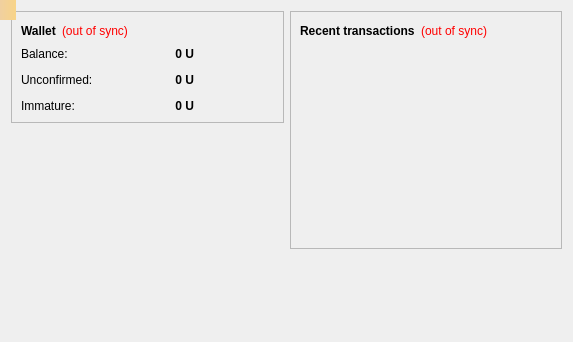
<?xml version="1.0" encoding="UTF-8"?>
<ui version="4.0">
 <class>OverviewPage</class>
 <widget class="QWidget" name="OverviewPage">
  <property name="geometry">
   <rect>
    <x>0</x>
    <y>0</y>
    <width>573</width>
    <height>342</height>
   </rect>
  </property>
  <property name="windowTitle">
   <string>Form</string>
  </property>
  <layout class="QGridLayout" name="gridLayout_2">
   <item row="0" column="0">
    <layout class="QHBoxLayout" name="horizontalLayout" stretch="1,1">
     <item>
      <layout class="QVBoxLayout" name="verticalLayout_2">
       <item>
        <widget class="QFrame" name="frame">
         <property name="frameShape">
          <enum>QFrame::StyledPanel</enum>
         </property>
         <property name="frameShadow">
          <enum>QFrame::Raised</enum>
         </property>
         <layout class="QVBoxLayout" name="verticalLayout_4">
          <item>
           <layout class="QHBoxLayout" name="horizontalLayout_4">
            <item>
             <widget class="QLabel" name="label_5">
              <property name="font">
               <font>
                <weight>75</weight>
                <bold>true</bold>
               </font>
              </property>
              <property name="text">
               <string>Wallet</string>
              </property>
             </widget>
            </item>
            <item>
             <widget class="QLabel" name="labelWalletStatus">
              <property name="toolTip">
               <string>&lt;html&gt;&lt;head/&gt;&lt;body&gt;&lt;p&gt;The displayed information may be out of date. Your wallet automatically synchronizes with the Uwallet network after a connection is established, but this process has not completed yet.&lt;/p&gt;&lt;/body&gt;&lt;/html&gt;</string>
              </property>
              <property name="styleSheet">
               <string notr="true">QLabel { color: red; }</string>
              </property>
              <property name="text">
               <string notr="true">(out of sync)</string>
              </property>
              <property name="alignment">
               <set>Qt::AlignLeading|Qt::AlignLeft|Qt::AlignVCenter</set>
              </property>
             </widget>
            </item>
            <item>
             <spacer name="horizontalSpacer_2">
              <property name="orientation">
               <enum>Qt::Horizontal</enum>
              </property>
              <property name="sizeHint" stdset="0">
               <size>
                <width>40</width>
                <height>20</height>
               </size>
              </property>
             </spacer>
            </item>
           </layout>
          </item>
          <item>
           <layout class="QGridLayout" name="gridLayout" columnstretch="3,7">
            <property name="spacing">
             <number>12</number>
            </property>
            <item row="0" column="0">
             <widget class="QLabel" name="label">
              <property name="text">
               <string>Balance:</string>
              </property>
             </widget>
            </item>
            <item row="0" column="1">
             <widget class="QLabel" name="labelBalance">
              <property name="font">
               <font>
                <weight>75</weight>
                <bold>true</bold>
               </font>
              </property>
              <property name="cursor">
               <cursorShape>IBeamCursor</cursorShape>
              </property>
              <property name="toolTip">
               <string>Your current balance</string>
              </property>
              <property name="layoutDirection">
               <enum>Qt::LeftToRight</enum>
              </property>
              <property name="text">
               <string notr="true">0 U</string>
              </property>
              <property name="alignment">
               <set>Qt::AlignRight|Qt::AlignTrailing|Qt::AlignVCenter</set>
              </property>
              <property name="indent">
               <number>80</number>
              </property>
              <property name="textInteractionFlags">
               <set>Qt::LinksAccessibleByMouse|Qt::TextSelectableByKeyboard|Qt::TextSelectableByMouse</set>
              </property>
             </widget>
            </item>
            <item row="1" column="0">
             <widget class="QLabel" name="label_3">
              <property name="text">
               <string>Unconfirmed:</string>
              </property>
             </widget>
            </item>
            <item row="1" column="1">
             <widget class="QLabel" name="labelUnconfirmed">
              <property name="font">
               <font>
                <weight>75</weight>
                <bold>true</bold>
               </font>
              </property>
              <property name="cursor">
               <cursorShape>IBeamCursor</cursorShape>
              </property>
              <property name="toolTip">
               <string>Total of transactions that have yet to be confirmed, and do not yet count toward the current balance</string>
              </property>
              <property name="layoutDirection">
               <enum>Qt::LeftToRight</enum>
              </property>
              <property name="text">
               <string notr="true">0 U</string>
              </property>
              <property name="alignment">
               <set>Qt::AlignRight|Qt::AlignTrailing|Qt::AlignVCenter</set>
              </property>
              <property name="indent">
               <number>80</number>
              </property>
              <property name="textInteractionFlags">
               <set>Qt::LinksAccessibleByMouse|Qt::TextSelectableByKeyboard|Qt::TextSelectableByMouse</set>
              </property>
             </widget>
            </item>
            <item row="2" column="0">
             <widget class="QLabel" name="labelImmatureText">
              <property name="text">
               <string>Immature:</string>
              </property>
             </widget>
            </item>
            <item row="2" column="1">
             <widget class="QLabel" name="labelImmature">
              <property name="font">
               <font>
                <weight>75</weight>
                <bold>true</bold>
               </font>
              </property>
              <property name="toolTip">
               <string>Mined balance that has not yet matured</string>
              </property>
              <property name="layoutDirection">
               <enum>Qt::LeftToRight</enum>
              </property>
              <property name="text">
               <string notr="true">0 U</string>
              </property>
              <property name="alignment">
               <set>Qt::AlignRight|Qt::AlignTrailing|Qt::AlignVCenter</set>
              </property>
              <property name="indent">
               <number>80</number>
              </property>
              <property name="textInteractionFlags">
               <set>Qt::LinksAccessibleByMouse|Qt::TextSelectableByKeyboard|Qt::TextSelectableByMouse</set>
              </property>
             </widget>
            </item>
           </layout>
          </item>
         </layout>
        </widget>
       </item>
       <item>
        <spacer name="verticalSpacer_3">
         <property name="orientation">
          <enum>Qt::Vertical</enum>
         </property>
         <property name="sizeHint" stdset="0">
          <size>
           <width>20</width>
           <height>40</height>
          </size>
         </property>
        </spacer>
       </item>
       <item>
        <widget class="QLabel" name="label_wallet_bgcoin">
         <property name="text">
          <string/>
         </property>
         <property name="pixmap">
          <pixmap resource="../bitcoin.qrc">:/images/wallet_bgcoin</pixmap>
         </property>
         <property name="scaledContents">
          <bool>false</bool>
         </property>
         <property name="alignment">
          <set>Qt::AlignCenter</set>
         </property>
         <property name="margin">
          <number>0</number>
         </property>
        </widget>
       </item>
       <item>
        <spacer name="verticalSpacer">
         <property name="orientation">
          <enum>Qt::Vertical</enum>
         </property>
         <property name="sizeHint" stdset="0">
          <size>
           <width>20</width>
           <height>40</height>
          </size>
         </property>
        </spacer>
       </item>
      </layout>
     </item>
     <item>
      <layout class="QVBoxLayout" name="verticalLayout_3">
       <item>
        <widget class="QFrame" name="frame_2">
         <property name="frameShape">
          <enum>QFrame::StyledPanel</enum>
         </property>
         <property name="frameShadow">
          <enum>QFrame::Raised</enum>
         </property>
         <layout class="QVBoxLayout" name="verticalLayout">
          <item>
           <layout class="QHBoxLayout" name="horizontalLayout_2">
            <item>
             <widget class="QLabel" name="label_4">
              <property name="text">
               <string>&lt;b&gt;Recent transactions&lt;/b&gt;</string>
              </property>
             </widget>
            </item>
            <item>
             <widget class="QLabel" name="labelTransactionsStatus">
              <property name="toolTip">
               <string>&lt;html&gt;&lt;head/&gt;&lt;body&gt;&lt;p&gt;The displayed information may be out of date. Your wallet automatically synchronizes with the Uwallet network after a connection is established, but this process has not completed yet.&lt;/p&gt;&lt;/body&gt;&lt;/html&gt;</string>
              </property>
              <property name="styleSheet">
               <string notr="true">QLabel { color: red; }</string>
              </property>
              <property name="text">
               <string notr="true">(out of sync)</string>
              </property>
              <property name="alignment">
               <set>Qt::AlignRight|Qt::AlignTrailing|Qt::AlignVCenter</set>
              </property>
             </widget>
            </item>
            <item>
             <spacer name="horizontalSpacer">
              <property name="orientation">
               <enum>Qt::Horizontal</enum>
              </property>
              <property name="sizeHint" stdset="0">
               <size>
                <width>40</width>
                <height>20</height>
               </size>
              </property>
             </spacer>
            </item>
           </layout>
          </item>
          <item>
           <widget class="QListView" name="listTransactions">
            <property name="styleSheet">
             <string notr="true">QListView { background: transparent; }</string>
            </property>
            <property name="frameShape">
             <enum>QFrame::NoFrame</enum>
            </property>
            <property name="verticalScrollBarPolicy">
             <enum>Qt::ScrollBarAlwaysOff</enum>
            </property>
            <property name="horizontalScrollBarPolicy">
             <enum>Qt::ScrollBarAlwaysOff</enum>
            </property>
            <property name="selectionMode">
             <enum>QAbstractItemView::NoSelection</enum>
            </property>
           </widget>
          </item>
         </layout>
        </widget>
       </item>
       <item>
        <spacer name="verticalSpacer_2">
         <property name="orientation">
          <enum>Qt::Vertical</enum>
         </property>
         <property name="sizeHint" stdset="0">
          <size>
           <width>20</width>
           <height>40</height>
          </size>
         </property>
        </spacer>
       </item>
      </layout>
     </item>
    </layout>
   </item>
  </layout>
  <widget class="QLabel" name="labelAlerts">
   <property name="geometry">
    <rect>
     <x>0</x>
     <y>0</y>
     <width>16</width>
     <height>20</height>
    </rect>
   </property>
   <property name="visible">
    <bool>false</bool>
   </property>
   <property name="styleSheet">
    <string notr="true">background-color: qlineargradient(x1: 0, y1: 0, x2: 1, y2: 0, stop:0 #F0D0A0, stop:1 #F8D488); color:#000000;</string>
   </property>
   <property name="wordWrap">
    <bool>true</bool>
   </property>
   <property name="margin">
    <number>3</number>
   </property>
  </widget>
 </widget>
 <resources>
  <include location="../bitcoin.qrc"/>
 </resources>
 <connections/>
</ui>
